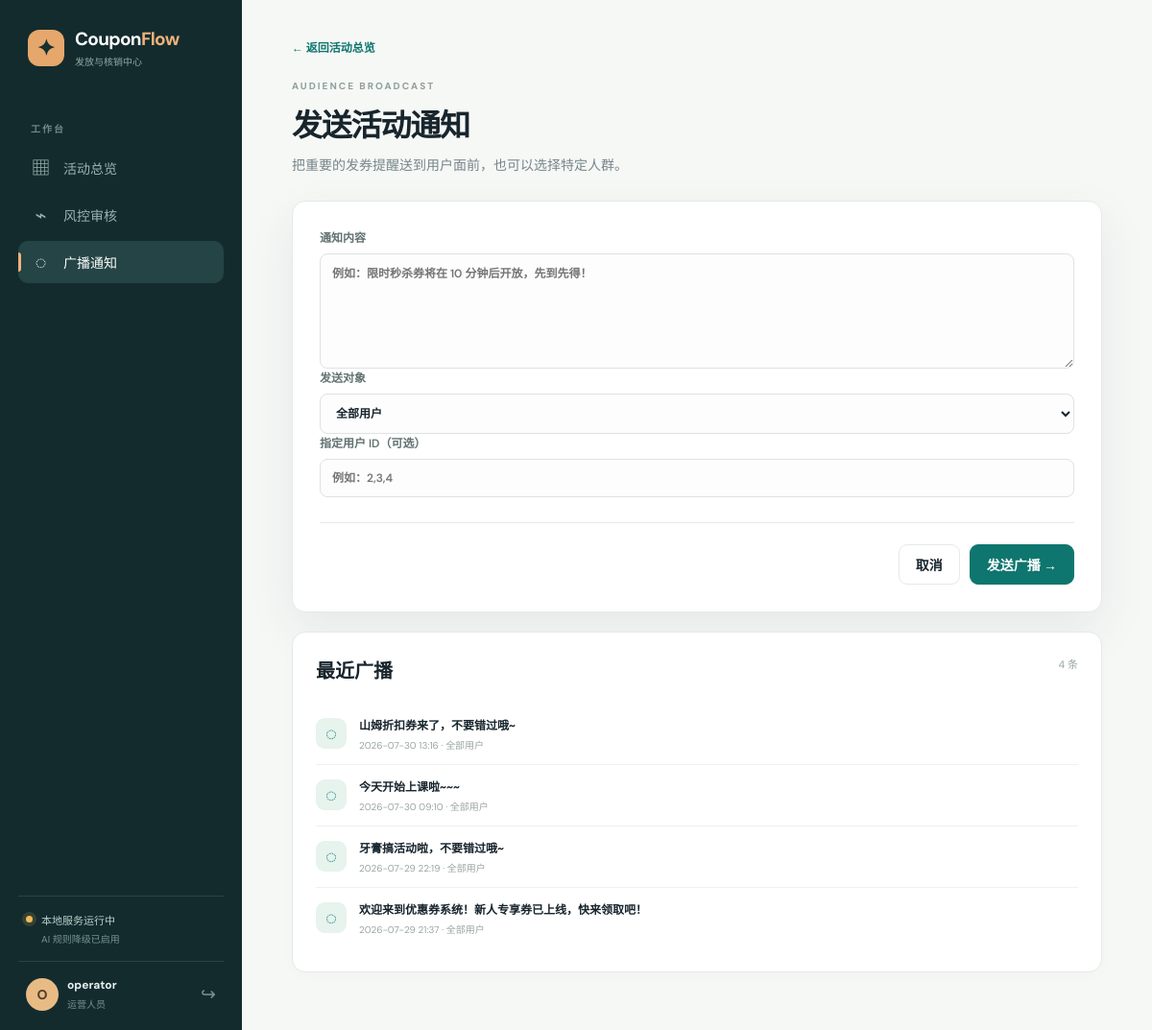
The app's page /operator/notifications (signed in) with its own data.
### api/app/models/user.py (models this page shows, shortened)
class User(UserMixin, db.Model):
    __tablename__ = "users"
    id = db.Column(db.Integer, primary_key=True)
    username = db.Column(db.String(80), unique=True, nullable=False, index=True)
    password_hash = db.Column(db.String(256), nullable=False)
    role = db.Column(db.String(20), nullable=False, default="user")
    phone = db.Column(db.String(20), default="")
    age = db.Column(db.Integer, nullable=True)
    gender = db.Column(db.String(10), default="")
    hobbies = db.Column(db.String(200), default="")
    occupation = db.Column(db.String(100), default="")
    points = db.Column(db.Integer, default=0)
    last_login = db.Column(db.DateTime, default=datetime.now)
    created_at = db.Column(db.DateTime, default=datetime.now)
    coupons = db.relationship(
        "Coupon", backref="owner", lazy="dynamic", foreign_keys="Coupon.user_id"
    )
    campaign_reservations = db.relationship(
        "CampaignReservation",
        back_populates="user",
        lazy="dynamic",
        cascade="all, delete-orphan",
    )
    @property
    def password(self):
        raise AttributeError("password is not readable")

### api/app/models/notification.py (models this page shows, shortened)
class Notification(db.Model):
    __tablename__ = "notifications"
    id = db.Column(db.Integer, primary_key=True)
    message = db.Column(db.Text, nullable=False)
    target_type = db.Column(db.String(20), nullable=False, default="all")
    target_users = db.Column(db.Text, default="")
    campaign_id = db.Column(db.Integer, db.ForeignKey("campaigns.id"), nullable=True)
    created_by = db.Column(db.Integer, db.ForeignKey("users.id"), nullable=False)
    created_at = db.Column(db.DateTime, default=datetime.now)
    creator = db.relationship("User", backref="notifications_sent", foreign_keys=[created_by])

### api/app/routes/operator.py (the view, shortened to what this page needs)
@operator_bp.route("/notifications", methods=["GET", "POST"])
def notifications():
    users = User.query.filter_by(role="user").all()
    notifications_list = (
        Notification.query.order_by(Notification.created_at.desc()).limit(20).all()
    )
    return render_template(
        "operator/notifications.html",
        users=users,
        notifications=notifications_list,
    )

### ai/providers/bedrock.py (called while the page is built)
    @property
    def available(self) -> bool:
        if self.config.mock_mode:
            return False
        return bool(self.config.bearer_token or self._runtime_client is not None)

    @property
    def status(self) -> Mapping[str, Any]:
        if self.config.mock_mode:
            mode, label = "fallback", "规则引擎降级"
        elif self.config.bearer_token:
            mode, label = "bedrock_api", "Bedrock API"
        elif self._runtime_client is not None:
            mode, label = "bedrock_sdk", "Bedrock SDK"
        else:
            mode, label = "fallback", "规则引擎降级"
        return {
            "mode": mode,
            "label": label,
            "connected": self.available,
            "model": self.config.model_id,
            "region": self.config.region,
        }

### ai/service.py (called while the page is built)
    @property
    def status(self) -> dict[str, Any]:
        return dict(self.provider.status)

### api/app/__init__.py (called while the page is built)
@login_manager.user_loader
def load_user(user_id):
    from api.app.models import User
    return db.session.get(User, int(user_id))

### api/app/observability.py (called while the page is built)
def sanitize_text(value, max_length=500):
    result = str(value or "")
    for pattern, replacement in _SENSITIVE_PATTERNS:
        result = pattern.sub(replacement, result)
    if len(result) > max_length:
        return result[: max_length - 1] + "…"
    return result

### api/app/routes/operator.py (called while the page is built)
@operator_bp.before_request
@login_required
@operator_required
def before_request():
    pass

### api/app/services/ai_gateway.py (called while the page is built)
    @property
    def status(self):
        return self._service.status

### ui/templates/operator/notifications.html
{% extends 'base.html' %}{% block title %}广播通知 · CouponFlow{% endblock %}{% block content %}<div class="narrow-page"><a class="back-link" href="{{ url_for('operator.dashboard') }}">← 返回活动总览</a><div class="page-heading"><p class="kicker">AUDIENCE BROADCAST</p><h1>发送活动通知</h1><p>把重要的发券提醒送到用户面前，也可以选择特定人群。</p></div><form method="post" class="form-card"><label>通知内容<textarea name="message" rows="5" required placeholder="例如：限时秒杀券将在 10 分钟后开放，先到先得！"></textarea></label><label>发送对象<select name="target_type"><option value="all">全部用户</option><option value="selected">指定用户（填写 ID）</option></select></label><label>指定用户 ID（可选）<input name="target_users" placeholder="例如：2,3,4"></label><div class="form-actions"><a class="button" href="{{ url_for('operator.dashboard') }}">取消</a><button class="button button-primary" type="submit">发送广播 →</button></div></form><section class="panel history-panel"><div class="panel-heading"><h2>最近广播</h2><span class="muted">{{ notifications|length }} 条</span></div>{% for notification in notifications %}<div class="notice-row"><span class="notice-icon">◌</span><div><strong>{{ notification.message }}</strong><small>{{ notification.created_at.strftime('%Y-%m-%d %H:%M') }} · {{ '全部用户' if notification.target_type == 'all' else '指定用户' }}</small></div></div>{% else %}<p class="muted">还没有发送过通知。</p>{% endfor %}</section></div>{% endblock %}

### ui/templates/base.html (shortened to what this page needs)
<!doctype html>
<html lang="zh-CN">
<head>
  <link rel="stylesheet" href="{{ url_for('static', filename='css/style.css') }}">
</head>
<body>
  <div class="app-shell">
    <aside class="sidebar">
      <a class="brand" href="{{ url_for('auth.index') }}">
        <span class="brand-mark">✦</span>
        <span><strong>Coupon<span>Flow</span></strong><small>发放与核销中心</small></span>
      </a>
      {% if current_user.is_authenticated %}
      <div class="side-label">工作台</div>
      <nav class="side-nav">
        {% if current_user.role == 'operator' %}
          <a href="{{ url_for('operator.dashboard') }}" class="{% if request.endpoint == 'operator.dashboard' %}active{% endif %}"><span>▦</span>活动总览</a>
          <a href="{{ url_for('operator.risk_logs') }}" class=""><span>⌁</span>风控审核</a>
          <a href="{{ url_for('operator.notifications') }}" class="{% if request.endpoint == 'operator.notifications' %}active{% endif %}"><span>◌</span>广播通知</a>
        {% elif current_user.role == 'verifier' %}
          <a href="{{ url_for('verifier.dashboard') }}" class="{% if request.endpoint == 'verifier.dashboard' %}active{% endif %}"><span>⌕</span>现场核销</a>
          <a href="{{ url_for('verifier.history') }}" class="{% if request.endpoint == 'verifier.history' %}active{% endif %}"><span>◷</span>核销记录</a>
        {% endif %}
      </nav>
      <div class="sidebar-bottom">
        <div class="local-status"><i class="status-dot {{ 'connected' if ai_status.connected else 'fallback' }}"></i><span>{% if ai_status.connected %}{{ ai_status.label }} 已连接<small>{{ ai_status.model }} · {{ ai_status.region }}</small>{% else %}本地服务运行中<small>AI 规则降级已启用</small>{% endif %}</span></div>
        <div class="profile-mini"><span class="avatar">{{ current_user.username[:1].upper() }}</span><span><strong>{{ current_user.username }}</strong><small>{{ {'operator':'运营人员','user':'普通用户','verifier':'核销人员','admin':'管理员'}[current_user.role] }}</small></span><a href="{{ url_for('auth.logout') }}" title="退出登录">↪</a></div>
      </div>
      {% endif %}
    </aside>
    <main class="main-content">
      {% block content %}{% endblock %}
    </main>
  </div>
</body>
</html>

### records on screen
User: username "O", username "operator", role "运营人员"
Notification: message "山姆折扣券来了，不要错过哦~", created_at "2026-07-30 13:16", target_type "全部用户"
Notification: message "今天开始上课啦~~~", created_at "2026-07-30 09:10", target_type "全部用户"
Notification: message "牙膏搞活动啦，不要错过哦~", created_at "2026-07-29 22:19", target_type "全部用户"
Notification: message "欢迎来到优惠券系统！新人专享券已上线，快来领取吧！", created_at "2026-07-29 21:37", target_type "全部用户"

### other values on screen
{{ notifications|length }} "4"
